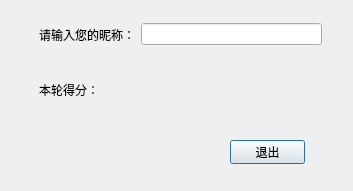
<?xml version="1.0" encoding="UTF-8"?>
<ui version="4.0">
 <class>SingleGameGileDialog</class>
 <widget class="QDialog" name="SingleGameGileDialog">
  <property name="geometry">
   <rect>
    <x>0</x>
    <y>0</y>
    <width>353</width>
    <height>191</height>
   </rect>
  </property>
  <property name="focusPolicy">
   <enum>Qt::StrongFocus</enum>
  </property>
  <property name="windowTitle">
   <string>Dialog</string>
  </property>
  <widget class="QWidget" name="widget_3" native="true">
   <property name="geometry">
    <rect>
     <x>30</x>
     <y>10</y>
     <width>301</width>
     <height>104</height>
    </rect>
   </property>
   <layout class="QVBoxLayout" name="verticalLayout_2">
    <item>
     <layout class="QVBoxLayout" name="verticalLayout">
      <item>
       <widget class="QWidget" name="widget" native="true">
        <layout class="QHBoxLayout" name="horizontalLayout">
         <item>
          <widget class="QLabel" name="label">
           <property name="text">
            <string>请输入您的昵称：</string>
           </property>
          </widget>
         </item>
         <item>
          <widget class="QLineEdit" name="lineEdit"/>
         </item>
        </layout>
       </widget>
      </item>
      <item>
       <widget class="QWidget" name="widget_2" native="true">
        <layout class="QHBoxLayout" name="horizontalLayout_2">
         <item>
          <widget class="QLabel" name="label_2">
           <property name="text">
            <string>本轮得分：</string>
           </property>
          </widget>
         </item>
         <item>
          <widget class="QLabel" name="label_score">
           <property name="text">
            <string/>
           </property>
          </widget>
         </item>
        </layout>
       </widget>
      </item>
     </layout>
    </item>
   </layout>
  </widget>
  <widget class="QPushButton" name="pushButton">
   <property name="geometry">
    <rect>
     <x>230</x>
     <y>140</y>
     <width>75</width>
     <height>24</height>
    </rect>
   </property>
   <property name="text">
    <string>退出</string>
   </property>
  </widget>
 </widget>
 <resources/>
 <connections/>
</ui>
